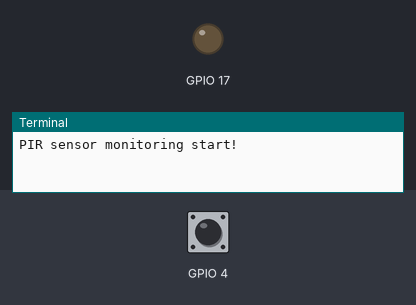
This program was run on a simulated Raspberry Pi (BCM pin numbers). Shown: output pins drawn as LEDs (lit = HIGH), the last lines printed to the terminal. The test bench sets the inputs (shaded band); at power-on: GPIO 4 LOW.

Above: at 1.2 s.
1.3 s: GPIO 4 pulled HIGH for 0.15 s
At 1.4 s:
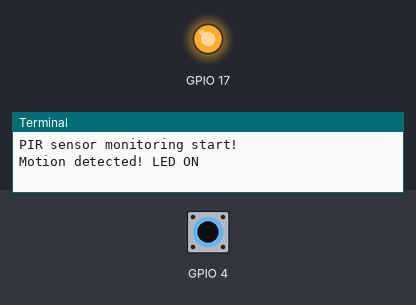
3.0 s: GPIO 4 pulled HIGH for 3.2 s
At 6.7 s:
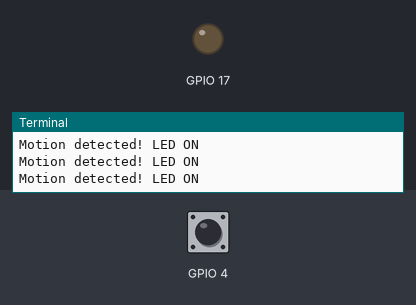
Timing chart, 0 to 8.2 s (numbered marks = the images above; inputs shaded):
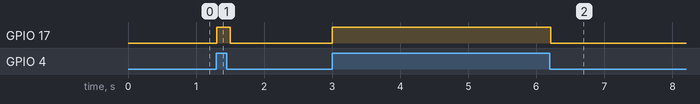

Measured:
- after the input at 1.3 s, GPIO 17: LOW → HIGH at once, → LOW 0.20 s later
- after the input at 3.0 s, GPIO 17: LOW → HIGH at once, → LOW 3.2 s later

The program:

pir_led.py
```python
import RPi.GPIO as GPIO
import time

GPIO.setmode(GPIO.BCM)
GPIO.setup(4, GPIO.IN, pull_up_down=GPIO.PUD_DOWN)   # PIRセンサ（入力、プルダウン）
GPIO.setup(17, GPIO.OUT) # LED（出力）

try:
    print('PIR sensor monitoring start!')
    while True:
        if GPIO.input(4):  # 人を検知したら
            GPIO.output(17, True)  # LED点灯
            print('Motion detected! LED ON')
        else:
            GPIO.output(17, False) # LED消灯
        time.sleep(0.1)
except KeyboardInterrupt:
    print('\nStopping...')
    GPIO.cleanup()
```
